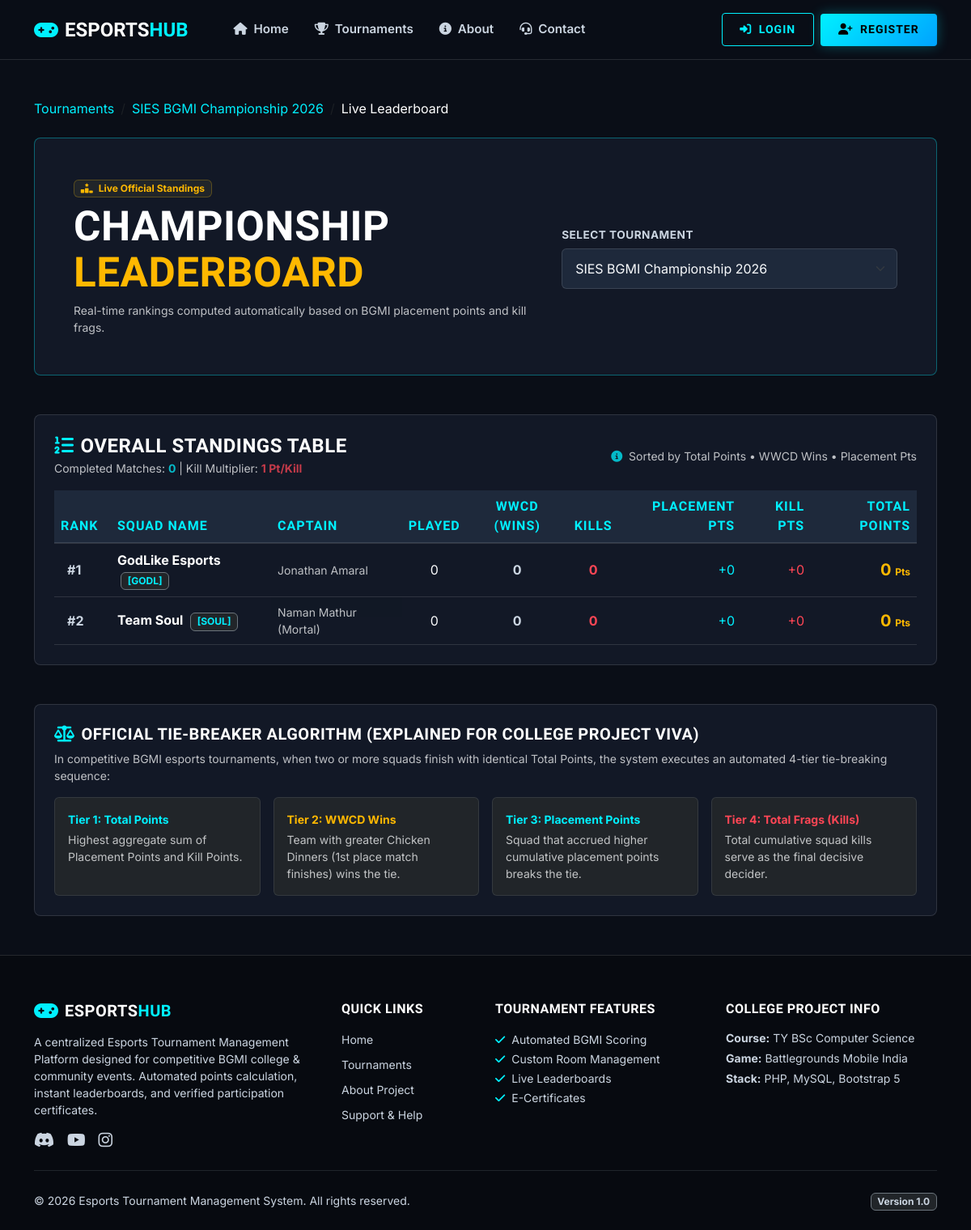
Screenshot of /tournaments/leaderboard.php?id=1 with the database file from the repository.
### tables this page shows
CREATE TABLE IF NOT EXISTS `tournaments` (
    `id` INT AUTO_INCREMENT PRIMARY KEY,
    `tournament_name` VARCHAR(150) NOT NULL,
    `game` VARCHAR(50) NOT NULL DEFAULT 'BGMI',
    `description` TEXT DEFAULT NULL,
    `tournament_type` ENUM('public', 'private') NOT NULL DEFAULT 'public',
    `access_code` VARCHAR(50) DEFAULT NULL,  
    `max_teams` INT NOT NULL DEFAULT 16,
    `registration_start` DATE NOT NULL,
    `registration_end` DATE NOT NULL,
    `tournament_date` DATE NOT NULL,
    `status` ENUM('upcoming', 'registration_open', 'registration_closed', 'ongoing', 'completed', 'cancelled') NOT NULL DEFAULT 'upcoming',
    `banner` VARCHAR(255) DEFAULT 'default_banner.jpg',
    `rules` TEXT DEFAULT NULL,
    `kill_points_rate` INT NOT NULL DEFAULT 1,  
    `created_by` INT NOT NULL,
    `created_at` TIMESTAMP DEFAULT CURRENT_TIMESTAMP,
    CONSTRAINT `fk_tournaments_admin` FOREIGN KEY (`created_by`) REFERENCES `users` (`id`) ON DELETE CASCADE
);

CREATE TABLE IF NOT EXISTS `teams` (
    `id` INT AUTO_INCREMENT PRIMARY KEY,
    `team_name` VARCHAR(100) NOT NULL UNIQUE,
    `team_tag` VARCHAR(10) NOT NULL,
    `logo` VARCHAR(255) DEFAULT 'default_team.png',
    `captain_id` INT NOT NULL,
    `created_at` TIMESTAMP DEFAULT CURRENT_TIMESTAMP,
    CONSTRAINT `fk_teams_captain` FOREIGN KEY (`captain_id`) REFERENCES `users` (`id`) ON DELETE CASCADE
);

CREATE TABLE IF NOT EXISTS `users` (
    `id` INT AUTO_INCREMENT PRIMARY KEY,
    `name` VARCHAR(100) NOT NULL,
    `email` VARCHAR(150) NOT NULL UNIQUE,
    `password` VARCHAR(255) NOT NULL,
    `phone` VARCHAR(20) DEFAULT NULL,
    `role` ENUM('admin', 'player') NOT NULL DEFAULT 'player',
    `profile_image` VARCHAR(255) DEFAULT 'default_avatar.png',
    `created_at` TIMESTAMP DEFAULT CURRENT_TIMESTAMP
);

### tournaments/leaderboard.php (the view, shortened to what this page needs)
<?php
require_once "../config/database.php";
$tournamentId = isset($_GET['id']) ? (int)$_GET['id'] : (isset($_GET['tournament_id']) ? (int)$_GET['tournament_id'] : 0);
$tournaments = $pdo->query("SELECT id, tournament_name FROM tournaments ORDER BY tournament_date DESC")->fetchAll();
$stmt = $pdo->prepare("SELECT * FROM tournaments WHERE id = ?");
$stmt->execute([$tournamentId]);
$tourney = $stmt->fetch();
$leaderboard = [];
if ($tourney) {
    $lbQuery = $pdo->prepare("
        SELECT
            tm.id AS team_id,
            tm.team_name,
            tm.team_tag,
            u.name AS captain_name,
            COUNT(mr.id) AS matches_played,
            COALESCE(SUM(CASE WHEN mr.placement = 1 THEN 1 ELSE 0 END), 0) AS wwcd_count,
            COALESCE(SUM(mr.kills), 0) AS total_kills,
            COALESCE(SUM(mr.placement_points), 0) AS total_place_pts,
            COALESCE(SUM(mr.kill_points), 0) AS total_kill_pts,
            COALESCE(SUM(mr.total_points), 0) AS total_points
        FROM tournament_registrations tr
        JOIN teams tm ON tr.team_id = tm.id
        JOIN users u ON tm.captain_id = u.id
        LEFT JOIN matches m ON m.tournament_id = tr.tournament_id AND m.status = 'completed'
        LEFT JOIN match_results mr ON mr.match_id = m.id AND mr.team_id = tm.id
        WHERE tr.tournament_id = ? AND tr.status = 'approved'
        GROUP BY tm.id
        ORDER BY
            total_points DESC,          -- 1. Highest Total Points
            wwcd_count DESC,            -- 2. Tie-Breaker 1: Most Wins / Chicken Dinners
            total_place_pts DESC,       -- 3. Tie-Breaker 2: Most Placement Points
            total_kills DESC,           -- 4. Tie-Breaker 3: Most Total Kills
            tm.team_name ASC
    ");
    $lbQuery->execute([$tournamentId]);
    $leaderboard = $lbQuery->fetchAll();
}
$completedMatches = [];
if ($tourney) {
    $mStmt = $pdo->prepare("SELECT * FROM matches WHERE tournament_id = ? AND status = 'completed' ORDER BY match_number ASC");
    $mStmt->execute([$tournamentId]);
    $completedMatches = $mStmt->fetchAll();
}
require_once "../includes/header.php";
require_once "../includes/navbar.php";
?>
<div class="container py-5">
    <nav aria-label="breadcrumb" class="mb-4">
        <ol class="breadcrumb">
            <li class="breadcrumb-item"><a href="index.php" class="text-cyan text-decoration-none">Tournaments</a></li>
            <li class="breadcrumb-item"><a href="details.php?id=<?php echo $tournamentId; ?>" class="text-cyan text-decoration-none"><?php echo htmlspecialchars($tourney['tournament_name'] ?? 'Championship'); ?></a></li>
            <li class="breadcrumb-item text-white active">Live Leaderboard</li>
        </ol>
    </nav>
    <div class="esports-card p-4 p-md-5 mb-5 border-cyan">
        <div class="row align-items-center g-3">
            <div class="col-lg-7">
                <span class="badge bg-dark text-gold border border-warning border-opacity-25 mb-2">
                    <i class="fa-solid fa-ranking-star me-1"></i> Live Official Standings
                </span>
                <h1 class="hero-title text-white mb-2">Championship <span class="text-gold">Leaderboard</span></h1>
                <p class="text-light opacity-75 small mb-0">
                    Real-time rankings computed automatically based on BGMI placement points and kill frags.
                </p>
            </div>
            <div class="col-lg-5">
                <form action="leaderboard.php" method="GET">
                    <label class="form-label-custom">Select Tournament</label>
                    <select name="id" class="form-select form-select-custom" onchange="this.form.submit()">
                        <?php foreach ($tournaments as $t): ?>
                            <option value="<?php echo $t['id']; ?>" <?php echo ($tournamentId === $t['id']) ? 'selected' : ''; ?>>
                                <?php echo htmlspecialchars($t['tournament_name']); ?>
                            </option>
                        <?php endforeach; ?>
                    </select>
                </form>
            </div>
        </div>
    </div>
    <div class="esports-card mb-5">
        <div class="d-flex justify-content-between align-items-center mb-3 flex-wrap gap-2">
            <div>
                <h4 class="text-white mb-0"><i class="fa-solid fa-list-ol text-cyan me-2"></i>Overall Standings Table</h4>
                <small class="text-light opacity-75">
                    Completed Matches: <strong class="text-cyan"><?php echo count($completedMatches); ?></strong> | Kill Multiplier: <strong class="text-flame"><?php echo $tourney['kill_points_rate'] ?? 1; ?> Pt/Kill</strong>
                </small>
            </div>
            <div class="small text-light opacity-75">
                <i class="fa-solid fa-circle-info text-cyan me-1"></i> Sorted by Total Points &bull; WWCD Wins &bull; Placement Pts
            </div>
        </div>
        <div class="table-responsive">
            <table class="table table-esports align-middle mb-0">
                <thead>
                    <tr>
                        <th style="width: 70px;">Rank</th>
                        <th>Squad Name</th>
                        <th>Captain</th>
                        <th class="text-center">Played</th>
                        <th class="text-center">WWCD (Wins)</th>
                        <th class="text-center">Kills</th>
                        <th class="text-end">Placement Pts</th>
                        <th class="text-end">Kill Pts</th>
                        <th class="text-end">Total Points</th>
                    </tr>
                </thead>
                <tbody>
                    <?php if (empty($leaderboard)): ?>
                        <tr>
                            <td colspan="9" class="text-center py-4 text-muted">No teams or match scores recorded yet.</td>
                        </tr>
                    <?php else: ?>
                        <?php $rank = 1; foreach ($leaderboard as $row):
                            $isTop1 = ($rank === 1 && $row['total_points'] > 0);
                        ?>
                            <tr class="<?php echo $isTop1 ? 'table-warning bg-opacity-10' : ''; ?>">
                                <td>
                                    <?php if ($rank === 1 && $row['total_points'] > 0): ?>
                                        <span class="badge bg-warning text-dark fw-bold fs-6"><i class="fa-solid fa-trophy me-1"></i>#1</span>
                                    <?php elseif ($rank === 2 && $row['total_points'] > 0): ?>
                                        <span class="badge bg-secondary text-white fw-bold fs-6">#2</span>
                                    <?php elseif ($rank === 3 && $row['total_points'] > 0): ?>
                                        <span class="badge bg-dark border border-warning text-warning fw-bold fs-6">#3</span>
                                    <?php else: ?>
                                        <span class="text-muted fw-bold ms-2">#<?php echo $rank; ?></span>
                                    <?php endif; ?>
                                </td>
                                <td>
                                    <strong class="text-white fs-6"><?php echo htmlspecialchars($row['team_name']); ?></strong>
                                    <span class="badge bg-dark border border-secondary text-cyan small ms-1">[<?php echo htmlspecialchars($row['team_tag']); ?>]</span>
                                </td>
                                <td class="small text-light opacity-75"><?php echo htmlspecialchars($row['captain_name']); ?></td>
                                <td class="text-center text-light"><?php echo $row['matches_played']; ?></td>
                                <td class="text-center fw-bold text-gold">
                                    <?php if ($row['wwcd_count'] > 0): ?>
                                        <i class="fa-solid fa-trophy text-gold me-1"></i><?php echo $row['wwcd_count']; ?>
                                    <?php else: ?>
                                        <span class="text-muted">0</span>
                                    <?php endif; ?>
                                </td>
                                <td class="text-center fw-bold text-flame"><?php echo $row['total_kills']; ?></td>
                                <td class="text-end text-cyan">+<?php echo $row['total_place_pts']; ?></td>
                                <td class="text-end text-flame">+<?php echo $row['total_kill_pts']; ?></td>
                                <td class="text-end fw-bold text-gold fs-5">
                                    <?php echo $row['total_points']; ?> <small style="font-size:0.75rem;">Pts</small>
                                </td>
                            </tr>
                        <?php $rank++; endforeach; ?>
                    <?php endif; ?>
                </tbody>
            </table>
        </div>
    </div>
    <div class="esports-card p-4">
        <h5 class="text-white brand-font mb-2"><i class="fa-solid fa-scale-balanced text-cyan me-2"></i>Official Tie-Breaker Algorithm (Explained for College Project Viva)</h5>
        <p class="text-light opacity-75 small mb-3">
            In competitive BGMI esports tournaments, when two or more squads finish with identical Total Points, the system executes an automated 4-tier tie-breaking sequence:
        </p>
        <div class="row g-3 small">
            <div class="col-md-3">
                <div class="bg-dark p-3 rounded border border-secondary border-opacity-25 h-100">
                    <span class="text-cyan fw-bold d-block mb-1">Tier 1: Total Points</span>
                    <span class="text-light opacity-75">Highest aggregate sum of Placement Points and Kill Points.</span>
                </div>
            </div>
            <div class="col-md-3">
                <div class="bg-dark p-3 rounded border border-secondary border-opacity-25 h-100">
                    <span class="text-gold fw-bold d-block mb-1">Tier 2: WWCD Wins</span>
                    <span class="text-light opacity-75">Team with greater Chicken Dinners (1st place match finishes) wins the tie.</span>
                </div>
            </div>
            <div class="col-md-3">
                <div class="bg-dark p-3 rounded border border-secondary border-opacity-25 h-100">
                    <span class="text-cyan fw-bold d-block mb-1">Tier 3: Placement Points</span>
                    <span class="text-light opacity-75">Squad that accrued higher cumulative placement points breaks the tie.</span>
                </div>
            </div>
            <div class="col-md-3">
                <div class="bg-dark p-3 rounded border border-secondary border-opacity-25 h-100">
                    <span class="text-flame fw-bold d-block mb-1">Tier 4: Total Frags (Kills)</span>
                    <span class="text-light opacity-75">Total cumulative squad kills serve as the final decisive decider.</span>
                </div>
            </div>
        </div>
    </div>
</div>
<?php require_once "../includes/footer.php"; ?>

### rows the page displays
tournaments: tournament_name "SIES BGMI Championship 2026", kill_points_rate "1"
teams: team_name "GodLike Esports", team_tag "GODL", captain.name "Jonathan Amaral", matches_played "0", total_kills "0", total_place_pts "0", total_kill_pts "0", total_points "0"
teams: team_name "Team Soul", team_tag "SOUL", captain.name "Naman Mathur (Mortal)", matches_played "0", total_kills "0", total_place_pts "0", total_kill_pts "0", total_points "0"

### other values shown
count($completedMatches) "0"
form field id "SIES BGMI Championship 2026"
